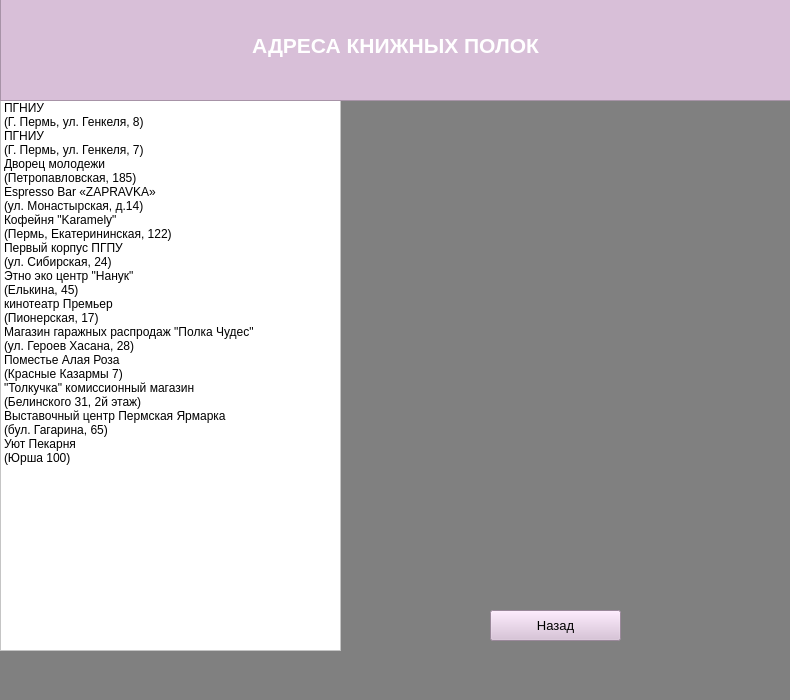
<?xml version="1.0" encoding="UTF-8"?>
<ui version="4.0">
 <class>MainWindow</class>
 <widget class="QMainWindow" name="MainWindow">
  <property name="geometry">
   <rect>
    <x>0</x>
    <y>0</y>
    <width>790</width>
    <height>700</height>
   </rect>
  </property>
  <property name="font">
   <font>
    <family>Bahnschrift Light</family>
    <pointsize>18</pointsize>
   </font>
  </property>
  <property name="windowTitle">
   <string>MainWindow</string>
  </property>
  <property name="styleSheet">
   <string notr="true">background-color: #808080</string>
  </property>
  <widget class="QWidget" name="centralwidget">
   <widget class="QLabel" name="label">
    <property name="geometry">
     <rect>
      <x>374</x>
      <y>170</y>
      <width>321</width>
      <height>141</height>
     </rect>
    </property>
    <property name="text">
     <string/>
    </property>
   </widget>
   <widget class="QLabel" name="label_2">
    <property name="geometry">
     <rect>
      <x>360</x>
      <y>120</y>
      <width>411</width>
      <height>461</height>
     </rect>
    </property>
    <property name="text">
     <string/>
    </property>
   </widget>
   <widget class="QListWidget" name="listWidget">
    <property name="geometry">
     <rect>
      <x>0</x>
      <y>100</y>
      <width>341</width>
      <height>551</height>
     </rect>
    </property>
    <property name="styleSheet">
     <string notr="true">background-color: #fff</string>
    </property>
    <item>
     <property name="text">
      <string>ПГНИУ
(Г. Пермь, ул. Генкеля, 8)</string>
     </property>
    </item>
    <item>
     <property name="text">
      <string>ПГНИУ
(Г. Пермь, ул. Генкеля, 7)</string>
     </property>
    </item>
    <item>
     <property name="text">
      <string>Дворец молодежи
(Петропавловская, 185)</string>
     </property>
    </item>
    <item>
     <property name="text">
      <string>Espresso Bar «ZAPRAVKA»
(ул. Монастырская, д.14)</string>
     </property>
    </item>
    <item>
     <property name="text">
      <string>Кофейня &quot;Karamely&quot;
(Пермь, Екатерининская, 122)</string>
     </property>
    </item>
    <item>
     <property name="text">
      <string>Первый корпус ПГПУ
(ул. Сибирская, 24)</string>
     </property>
    </item>
    <item>
     <property name="text">
      <string>Этно эко центр &quot;Нанук&quot;
(Елькина, 45)</string>
     </property>
    </item>
    <item>
     <property name="text">
      <string>кинотеатр Премьер
(Пионерская, 17)</string>
     </property>
    </item>
    <item>
     <property name="text">
      <string>Магазин гаражных распродаж &quot;Полка Чудес&quot;
(ул. Героев Хасана, 28)</string>
     </property>
    </item>
    <item>
     <property name="text">
      <string>Поместье Алая Роза
(Красные Казармы 7)</string>
     </property>
    </item>
    <item>
     <property name="text">
      <string>&quot;Толкучка&quot; комиссионный магазин
(Белинского 31, 2й этаж)</string>
     </property>
    </item>
    <item>
     <property name="text">
      <string>Выставочный центр Пермская Ярмарка
(бул. Гагарина, 65)</string>
     </property>
    </item>
    <item>
     <property name="text">
      <string>Уют Пекарня
(Юрша 100)</string>
     </property>
    </item>
   </widget>
   <widget class="QPushButton" name="pushButton">
    <property name="geometry">
     <rect>
      <x>490</x>
      <y>610</y>
      <width>131</width>
      <height>31</height>
     </rect>
    </property>
    <property name="font">
     <font>
      <family>Arial</family>
      <pointsize>10</pointsize>
     </font>
    </property>
    <property name="styleSheet">
     <string notr="true">background-color: #D8BFD8</string>
    </property>
    <property name="text">
     <string>Назад</string>
    </property>
   </widget>
   <widget class="QTextEdit" name="textEdit">
    <property name="geometry">
     <rect>
      <x>0</x>
      <y>-10</y>
      <width>791</width>
      <height>111</height>
     </rect>
    </property>
    <property name="styleSheet">
     <string notr="true">background-color: #D8BFD8</string>
    </property>
    <property name="html">
     <string>&lt;!DOCTYPE HTML PUBLIC &quot;-//W3C//DTD HTML 4.0//EN&quot; &quot;http://www.w3.org/TR/REC-html40/strict.dtd&quot;&gt;
&lt;html&gt;&lt;head&gt;&lt;meta name=&quot;qrichtext&quot; content=&quot;1&quot; /&gt;&lt;style type=&quot;text/css&quot;&gt;
p, li { white-space: pre-wrap; }
&lt;/style&gt;&lt;/head&gt;&lt;body style=&quot; font-family:'MS Shell Dlg 2'; font-size:7.8pt; font-weight:400; font-style:normal;&quot;&gt;
&lt;p align=&quot;center&quot; style=&quot;-qt-paragraph-type:empty; margin-top:0px; margin-bottom:0px; margin-left:0px; margin-right:0px; -qt-block-indent:0; text-indent:0px;&quot;&gt;&lt;br /&gt;&lt;/p&gt;
&lt;p align=&quot;center&quot; style=&quot;-qt-paragraph-type:empty; margin-top:0px; margin-bottom:0px; margin-left:0px; margin-right:0px; -qt-block-indent:0; text-indent:0px; font-size:16pt; font-weight:600; color:#ffffff;&quot;&gt;&lt;br /&gt;&lt;/p&gt;
&lt;p align=&quot;center&quot; style=&quot; margin-top:0px; margin-bottom:0px; margin-left:0px; margin-right:0px; -qt-block-indent:0; text-indent:0px;&quot;&gt;&lt;span style=&quot; font-size:16pt; font-weight:600; color:#ffffff;&quot;&gt;АДРЕСА КНИЖНЫХ ПОЛОК&lt;/span&gt;&lt;/p&gt;&lt;/body&gt;&lt;/html&gt;</string>
    </property>
   </widget>
  </widget>
  <widget class="QMenuBar" name="menubar">
   <property name="geometry">
    <rect>
     <x>0</x>
     <y>0</y>
     <width>790</width>
     <height>26</height>
    </rect>
   </property>
  </widget>
  <widget class="QStatusBar" name="statusbar"/>
 </widget>
 <resources/>
 <connections/>
</ui>
